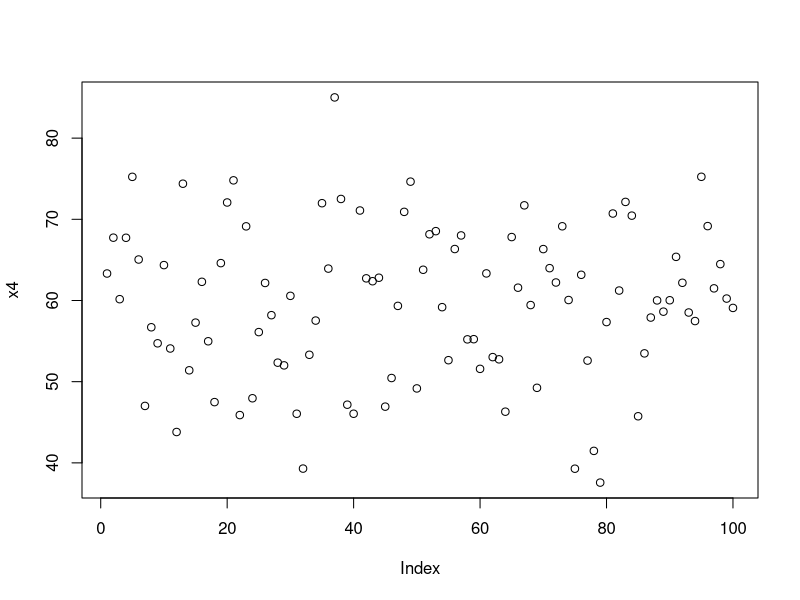
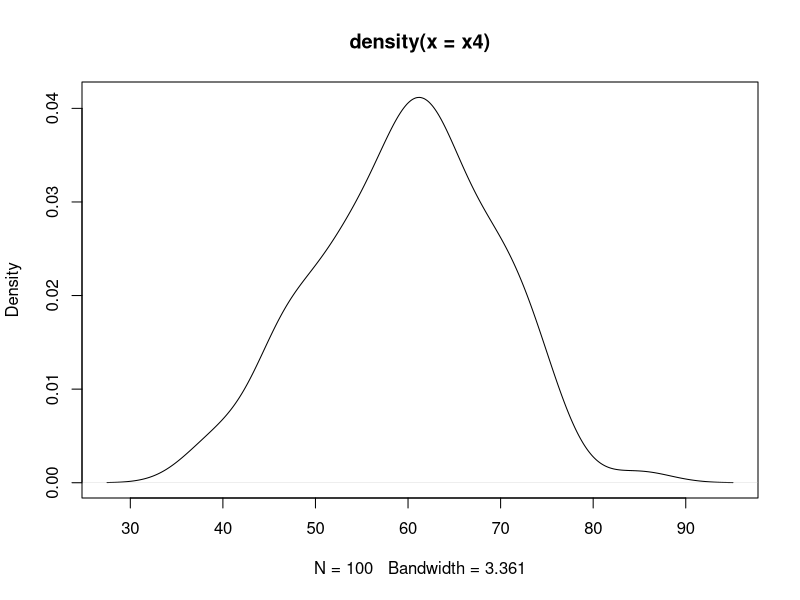
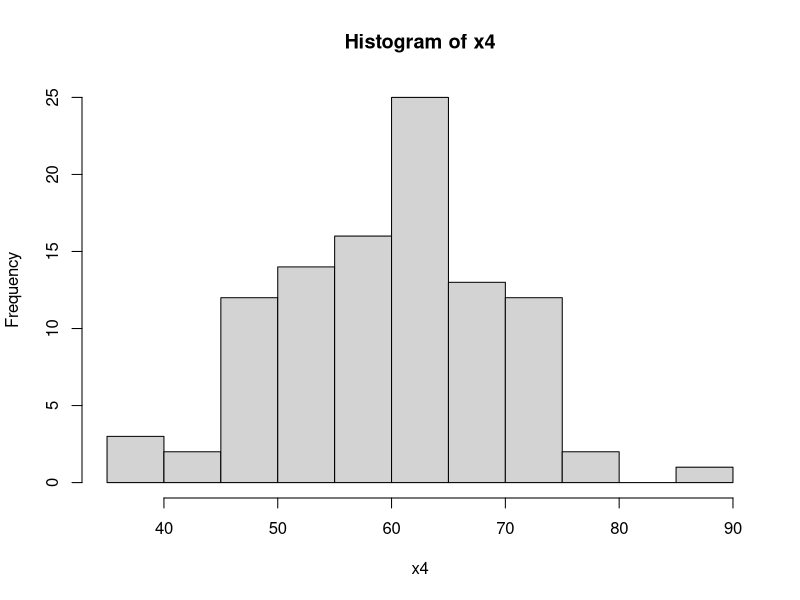
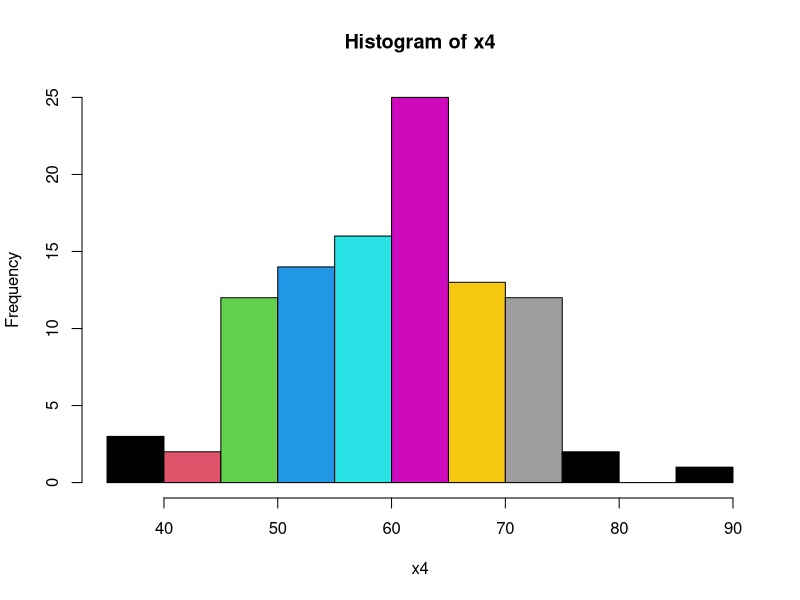
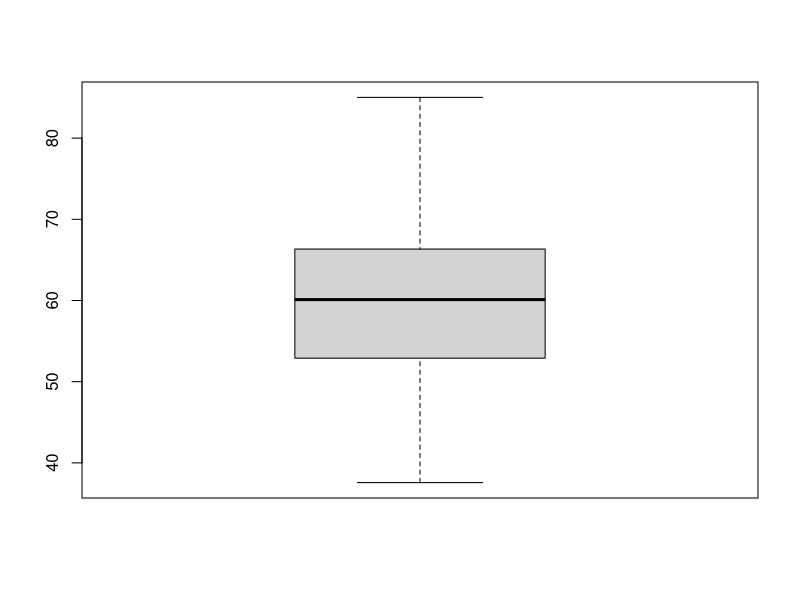
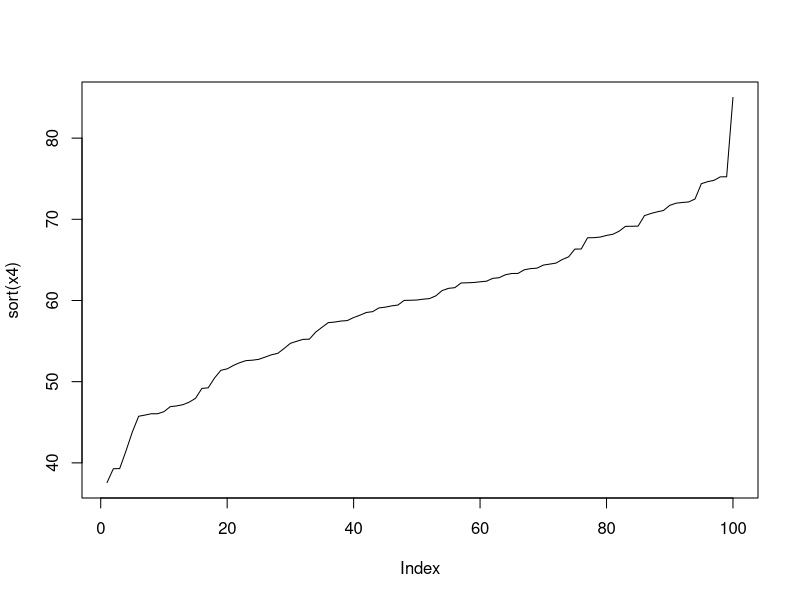
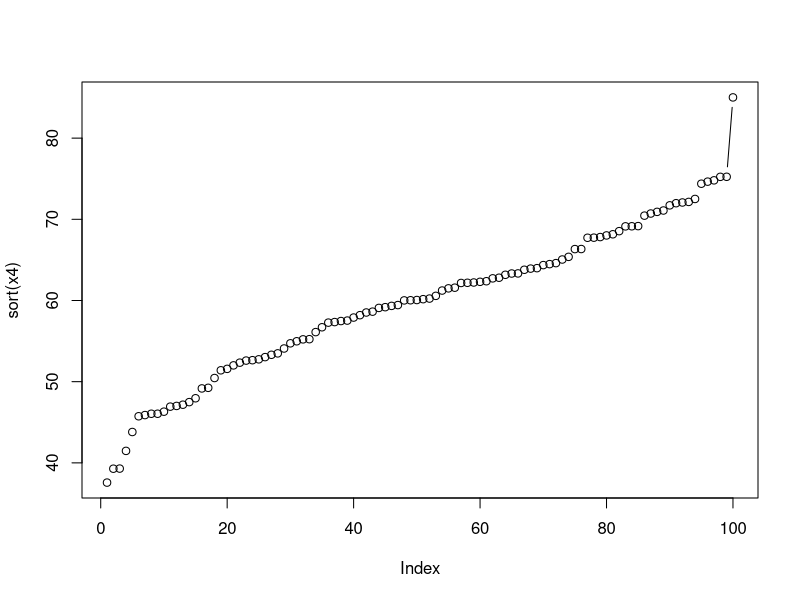

Write the R code that produced these figures, in order. (Note: this script raises an error after producing the figures.)
#IIMLNC
#day1
?mtcars  #help on mtcars
class(mtcars)
x= 1:5
class(x)
x

str(mtcars)
?str
y=c(1,3.5,5)
y
class(as.integer(y))
y
summary(mtcars)
as.integer(y)

#vectors----

x= 1:5
x


x1 = c(1,2,3,4,5)
x1
(x3 = c(2,4,36,3))
x3[3]
x4 = rnorm(n=100, mean=60, sd=10)
x4

plot(x4)
plot(density(x4))

hist(x4)
hist(x4, breaks = 10, col=1:10)

range(x4)#
min(x4);max(x4);mean(x4)
boxplot(x4)
plot(sort(x4), type='l')   #line
plot(sort(x4), type='b')   #line and point
x4[x4>65]
mean(x4[x4>65])   #mean of values more than 65
x4[1:10]    #printing first 10n 
x4[-c(1:10)]#not printing 1 to 10 values
length(x4[x4 > 65])
sum(x4>65)

sum((x4[x4 > 65]))

#



#matrices----

(data = c(10,20,39,40,32,34))
(m1 = matrix(data=data, nrow = 2))   #filling column wise

(m2 = matrix(data=data, nrow = 2, byrow= T))    #filling row wise

rownames(m1) = c('R1', 'R2') 
m1
colnames(m1) = c('C1','C2','C3')
m1
m1[1,]
m1[,1]
m1[,3]
m1[,2]
m1[,2:3]
colSums(m1)
rowSums(m1)
colMeans(m1)
rowMeans(m1)
apply(m1, 1, FUN = min)
apply(m1, 1, FUN = max)
apply(m1, 2, FUN = min)
apply(m1, 2, FUN = max)
max(m1)
min(m1)

#


#dataframe----
(rollno = paste('IIMLN', 1:13, sep='-'))
(name = paste('Student', 1:13, sep='&'))
(age = round(runif(13, min=24, max=32),2))
(marks = trunc(rnorm(13, mean=60, sd=10)))
set.seed(1234)
(gender =sample(c('M','F'), size=13, replace=T, prob = c(.7, .3)))
table(gender)
?prop.table(table(gender))
(x=c(-14.35, 14.35, -14.55, 15.35))
floor(x);
ceiling(x)
trunc(x)

(grade = sample(c('Ex', 'Good', 'Sat'), size=13, replace=T, prob=c(.6, .3, .1)))
sapply(list(rollno, name, age, marks, gender, grade), length)
(students = data.frame(rollno, name, age, marks, gender, grade))

write.csv(students, 'data/students.csv', row.names = F)
